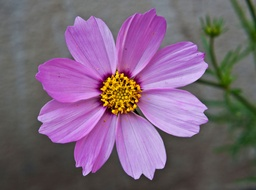
#> input picture flower.jpg, 256 x 190 px, shrunk from 1200 x 892 before the run
$ python -i gif-sobel.py   (imports and definitions only)   (older library calls are emulated)
#> lines starting #> are read from the running program, lines starting #| are printed output that depends on the picture
from PIL import Image
from PIL import GifImagePlugin
import numpy as np
import os
import sys
import time


def EdgeDetect(inputfile, outputfile):

#> called with inputfile = 'flower.jpg', outputfile = 'out.png'
    kernel_gx = [
        [-1, 0, 1],
        [-2, 0, 2],
        [-1, 0, 1],
    ]

    img = Image.open(inputfile).convert("RGB")
#> img is the input picture: PIL image 256x190 RGB; mean R, G, B 124.4, 100.7, 124.1
    width, height = img.size
#> width = 256; height = 190

    barr = []
    gx = []
    gy = []
    output = []
    for y in range(height):
        barr.append([])
        gx.append([])
        gy.append([])
        output.append([])
        for x in range(width):
            barr[y].append(0)
            gx[y].append(0)
            gy[y].append(0)
            output[y].append([])

    for c in range(3):
        for y in range(0, height):
            for x in range(0, width):
                r, g, b = (img.getpixel((x, y)))
                colours = [r, g, b]
                brightness = colours[c]
                barr[y][x] = brightness

        for y in range(1, height - 1):
            for x in range(1, width - 1):
                tx = 0
                ty = 0
                for dy in range(-1, 2):
                    for dx in range(-1, 2):
                        tx += barr[y + dy][x + dx] * kernel_gx[dy][dx]
                        ty += barr[y + dy][x + dx] * kernel_gx[dx][dy]
                gx[y][x] = tx
                gy[y][x] = ty

        for y in range(height):
            for x in range(width):
                output[y][x].append(pythagoras(gy[y][x], gx[y][x]))
#> after the loop, barr = 190 items; gx = 190 items; gy = 190 items

    # normalise output so maximum pixel value is 256

    for y in range(height):
        for x in range(width):
            t = 0
            for n in range(3):
                t += abs(output[y][x][n])
            output[y][x] = t

    max = 0
    for y in output:
        for x in y:
            if x > max:
                max = x
#> after the loop, max = 1568.4

    for y in range(height):
        for x in range(width):
            output[y][x] *= (256 / max)

    output = np.array(output).reshape(height, width)
    new_im = Image.fromarray(output)
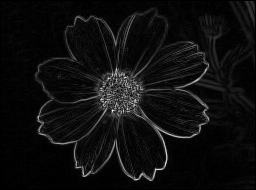
#> new_im: PIL image 256x190 F; min 0, max 256, mean 14.9; drawn with min black and max white
    if new_im.mode != 'RGB':
        new_im = new_im.convert('RGB')
#> new_im: PIL image 256x190 RGB
    new_im.save(outputfile)


def pythagoras(a, b):
    return ((a**2) + (b**2)) ** (1 / 2)


# [13 lines left out: functions LoadingScreen, reverse, not called in this run]


def getTerminalSize():
    # Get Terminal Size To Convert GIF To Match Resolution
    rows, columns = os.popen('stty size', 'r').read().split()
    return int(rows) - 1


# [36 lines left out: functions ascii, ascify, not called in this run]


# [1 line not run here, left out]
DEPTH = 256
# [1 line that did not run here, left out]
# [1 line that did not run here, left out]
# [1 line that did not run here, left out]
ASCIIFRAMES = []
# [1 line that did not run here, left out]

# [3 lines that did not run here, left out]

# [19 lines not run here, left out]

>>> result = EdgeDetect('flower.jpg', 'out.png')
